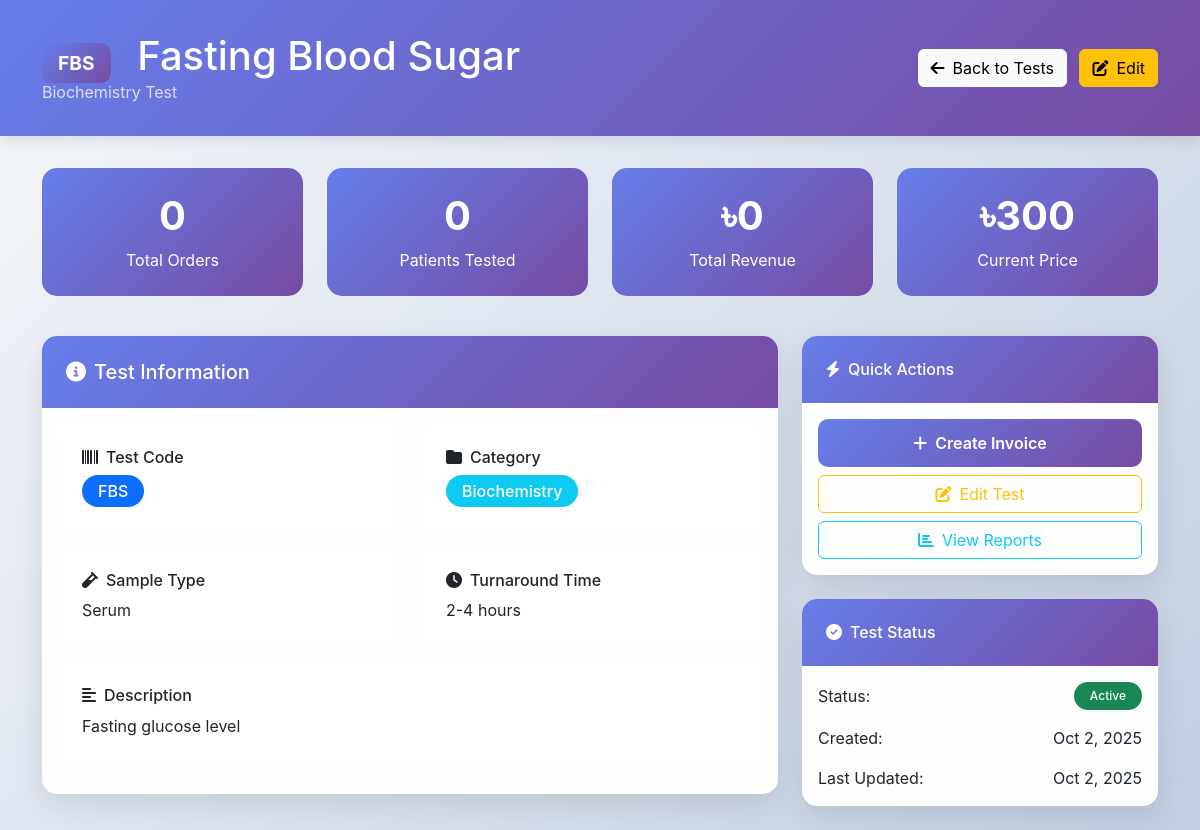
The page /tests/FBS (signed in) on the database its author committed.
### tables this page shows
CREATE TABLE IF NOT EXISTS tests (
    id INT AUTO_INCREMENT PRIMARY KEY,
    code VARCHAR(50) UNIQUE NOT NULL,
    name VARCHAR(255) NOT NULL,
    category VARCHAR(100) NOT NULL,
    price DECIMAL(8,2) NOT NULL,
    description TEXT,
    procedure_notes TEXT,
    sample_type VARCHAR(100),
    turnaround_time VARCHAR(50),
    is_active BOOLEAN DEFAULT TRUE,
    created_at TIMESTAMP DEFAULT CURRENT_TIMESTAMP,
    updated_at TIMESTAMP DEFAULT CURRENT_TIMESTAMP ON UPDATE CURRENT_TIMESTAMP,
    INDEX idx_code (code),
    INDEX idx_category (category),
    INDEX idx_active (is_active)
);

### views/tests/show.php (the view, shortened to what the rows shown need)
<!DOCTYPE html>
<html lang="en">
<head>
    <link href="https://cdn.jsdelivr.net/npm/bootstrap@5.3.2/dist/css/bootstrap.min.css" rel="stylesheet">
    <link href="https://cdnjs.cloudflare.com/ajax/libs/font-awesome/6.4.0/css/all.min.css" rel="stylesheet">
</head>
<body>
    <div class="main-header">
        <div class="container">
            <div class="row align-items-center">
                <div class="col-md-8">
                    <h1 class="mb-0">
                        <span class="test-code me-3"><?= htmlspecialchars($test['code'] ?? 'N/A') ?></span>
                        <?= htmlspecialchars($test['name'] ?? 'Test Details') ?>
                    </h1>
                    <p class="mb-0 opacity-75"><?= htmlspecialchars($test['category'] ?? 'Uncategorized') ?> Test</p>
                </div>
            </div>
        </div>
    </div>
    <div class="container fade-in">
        <div class="row mb-4">
            <div class="col-md-3">
                <div class="stats-card">
                    <h3>৳<?= number_format($test['price'] ?? 0) ?></h3>
                    <p class="mb-0">Current Price</p>
                </div>
            </div>
        </div>
        <div class="row">
            <div class="col-lg-8">
                <div class="card mb-4">
                    <div class="card-body">
                        <div class="row">
                            <div class="col-md-6">
                                <div class="info-card">
                                    <h6><i class="fas fa-barcode me-2"></i>Test Code</h6>
                                    <span class="badge bg-primary fs-6"><?= htmlspecialchars($test['code'] ?? 'N/A') ?></span>
                                </div>
                            </div>
                            <div class="col-md-6">
                                <div class="info-card">
                                    <h6><i class="fas fa-folder me-2"></i>Category</h6>
                                    <span class="badge bg-info fs-6"><?= htmlspecialchars($test['category'] ?? 'Uncategorized') ?></span>
                                </div>
                            </div>
                        </div>
                        <div class="row">
                            <div class="col-md-6">
                                <div class="info-card">
                                    <h6><i class="fas fa-vial me-2"></i>Sample Type</h6>
                                    <p class="mb-0"><?= htmlspecialchars($test['sample_type'] ?? 'Not specified') ?></p>
                                </div>
                            </div>
                            <div class="col-md-6">
                                <div class="info-card">
                                    <h6><i class="fas fa-clock me-2"></i>Turnaround Time</h6>
                                    <p class="mb-0"><?= htmlspecialchars($test['turnaround_time'] ?? 'Not specified') ?></p>
                                </div>
                            </div>
                        </div>
                        <?php if (!empty($test['description'])): ?>
                            <div class="info-card">
                                <h6><i class="fas fa-align-left me-2"></i>Description</h6>
                                <p class="mb-0"><?= nl2br(htmlspecialchars($test['description'])) ?></p>
                            </div>
                        <?php endif; ?>
                    </div>
                </div>
            </div>
            <div class="col-lg-4">
                <div class="card mb-4">
                    <div class="card-body">
                        <div class="d-flex justify-content-between align-items-center mb-3">
                            <span>Created:</span>
                            <span><?= date('M j, Y', strtotime($test['created_at'] ?? 'now')) ?></span>
                        </div>
                        <div class="d-flex justify-content-between align-items-center">
                            <span>Last Updated:</span>
                            <span><?= date('M j, Y', strtotime($test['updated_at'] ?? $test['created_at'] ?? 'now')) ?></span>
                        </div>
                    </div>
                </div>
            </div>
        </div>
    </div>
</body>
</html>

### rows shown on the page
tests: code "FBS", name "Fasting Blood Sugar", category "Biochemistry", price "300", sample_type "Serum", turnaround_time "2-4 hours", description "Fasting glucose level", created_at "Oct 2, 2025", updated_at "Oct 2, 2025"

### other values the page prints
$usage_stats['total_orders'] "0"
$usage_stats['unique_patients'] "0"
$usage_stats['total_revenue'] "0"
